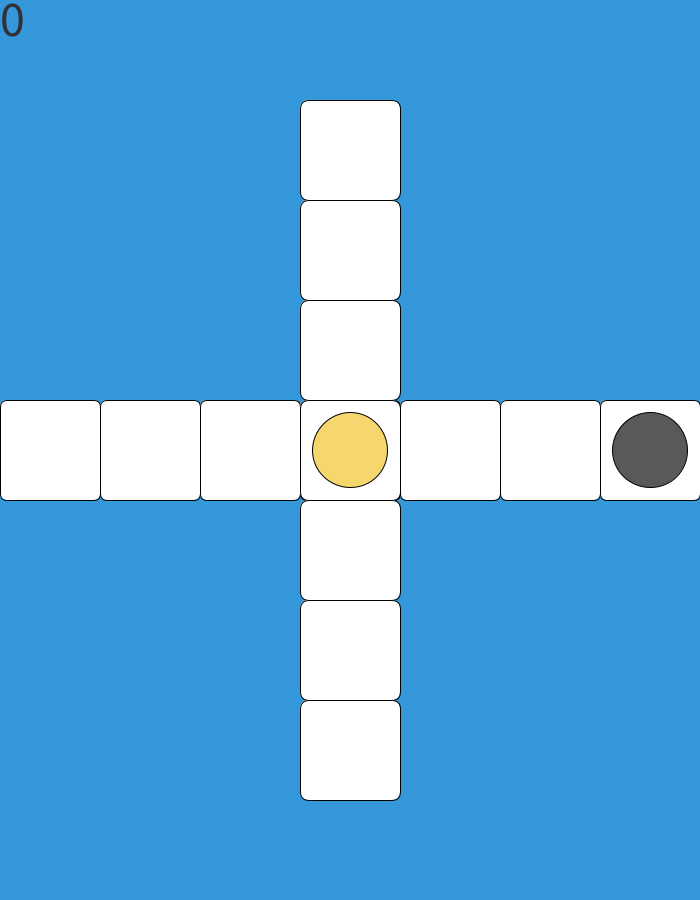
Frame 1 (no input)
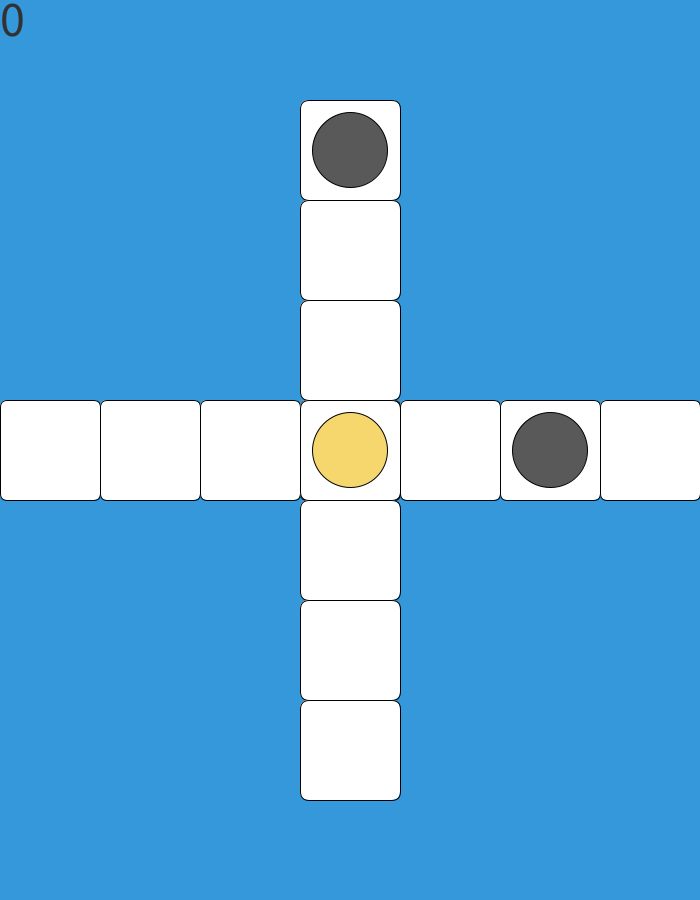
Frame 60 (the mouse pressed at the canvas centre just before this capture)
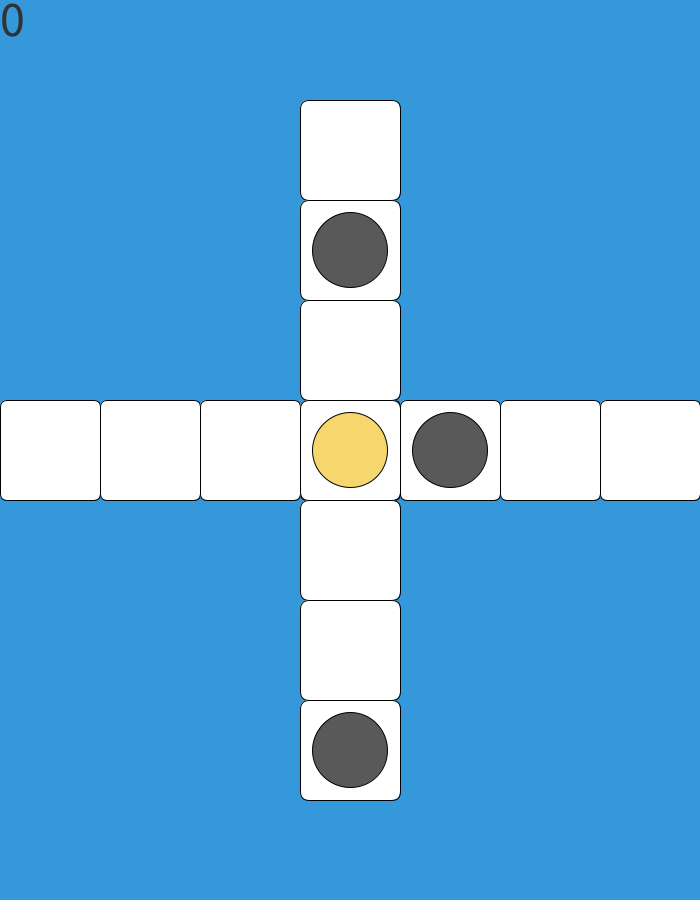
Frame 120 (the mouse held since frame 60 and released just before this capture)

The Processing sketch that drew these frames (run headless with seeded random() and noise(); from frame 60 on, the mouse is pressed at the canvas centre):

// Processing sketch: Fury
// ── Fury.pde
Player player;

int game_time = 0;
int attack_time = 0;
int attack_speed = 150;

boolean done = false;
void setup(){
  
  int width = 700;
  int height = 900;
  size(700, 900);
  
  drawBoard();
  player = new Player();
  delay(1000);
}

void draw(){
  
  float speed = map(player.points, 0, 250, 750, 250);
  
  if(!player.dead){
    if(millis()-game_time>=speed){
      drawBoard();
      player.update();
      game_time = millis();
    }
  }
  
}

void drawBoard(){
  background(#3498DB);
  fill(#FFFFFF);
  rectMode(CENTER);  
  
  for(int i=0; i<8; i++){
    rect(50 + i*100, height/2 , 100, 100, 7);
  }
  
  for(int i=0; i<7; i++){
    rect(width/2, 150 + i*100, 100, 100, 9);
  }
}

void keyPressed() {
  if (key == CODED && millis()-attack_time >= attack_speed) {
    
    if (keyCode == UP) {
      player.swing_up();
    } else if (keyCode == DOWN) {
      player.swing_down();
    } else if (keyCode == LEFT) {
      player.swing_left();
    } else if (keyCode == RIGHT) {
      player.swing_right();
    }
    attack_time = millis();
  }
  
  if(player.dead && (key==RETURN || key==ENTER)){
      player = new Player();
  }
    
}




  

// ── Bear.pde
class Bear{
  
  int xpos;
  int ypos;
  int direction;
  int size = 75;
  boolean dead;
  
  Bear(){
    
      dead = false;
      direction = int(random(0,4));    
    
      switch(direction){
        case 0: //left
          xpos = 50;
          ypos = height/2;
          break;  
        case 1: //up
          xpos = width/2;
          ypos = 150;
          break;
        case 2: //right
          xpos = width-50;
          ypos = height/2;
          break;       
        case 3: //down
          xpos = width/2;
          ypos = height-150;
          break;
      }
      
    fill(#595959);
    ellipse(xpos,ypos,size,size);
                
  }
  
  void move(){
      
    if(!dead){
      
      switch(direction){
        case 0: //left
          xpos += 100;
          break;  
        case 1: //up
          ypos += 100;
          break;
        case 2: //right
          xpos -= 100;
          break;       
        case 3: //down
          ypos -= 100;
          break;
      }
      
    }
  }
  
  
  void display(){
    fill(#595959);
    ellipse(xpos,ypos,size,size);
  }
}
  
  

// ── Player.pde
class Player{
  ArrayList<Bear> bears = new ArrayList<Bear>();
  boolean dead;
  int xpos = width/2;    
  int ypos = height/2;
  int size = 75;
  int tick = 0;
  int time = 0;
  int points = 0;
  
  Player(){
    dead = false;
    fill(#F5D76E);
    ellipse(xpos, ypos, size, size);
  }
  
  void draw_player(){
    fill(#F5D76E);
    ellipse(xpos, ypos, size, size);
  }
  
  void swing_left(){
    Strike strike = new Strike(0);
    check_swing(strike);
  }
  
  void swing_right(){
    Strike strike = new Strike(2);
    check_swing(strike);
  }
  
  void swing_up(){
    Strike strike = new Strike(1);
    check_swing(strike);
  }
  
  void swing_down(){
    Strike strike = new Strike(3);
    check_swing(strike);
  }
  
  void check_swing(Strike strike){
    for( int i=0; i<this.bears.size()-1;i++){
      Bear bear = this.bears.get(i);
      if(bear.xpos == strike.xpos && bear.ypos == strike.ypos){
        bear.dead = true;
        bears.remove(i);
        points++;
      }
    }
  }
  
  void display_points(){
    fill(50);
    rectMode(CENTER);
    textSize(50);
    text(str(points), 50, 50, 100, 100);  // Text wraps within text box
  }
  
  //---------------------------------------------------BEAR STUFF HERE----------------------------------------------------------------------------
  void add_bear(){
    bears.add(new Bear());
  }
  
  void check_status(){
    for ( int i = 0; i < this.bears.size()-1; i++){
      if(this.bears.get(i).xpos == this.xpos && this.bears.get(i).ypos == this.ypos){
        this.dead = true;
        fill(#B20000);
        ellipse(this.xpos, this.ypos, size,size);
      }
    }
  }
  
  void move_bears(){
    for( int i=0; i<this.bears.size()-1;i++){
      Bear bear = this.bears.get(i);
      bear.move();
    }
  }
  
  void show_bears(){
    for( int i=0; i<this.bears.size()-1;i++){
      Bear bear = this.bears.get(i);
      bear.display();
    }
  }
  
  //-------------------------------------------------------------------MAIN CALL FUNCTION--------------------------------------------------------------------------------
  
  void update(){
    
    player.draw_player();
    if(!dead){
      add_bear();
      move_bears();
      show_bears();
      check_status();
      display_points();
    }
    
  }
  
  
  
  
  
}

// ── Strike.pde
class Strike{
  int xpos;
  int ypos;
  int lr_mod;
  int ud_mod;
  int strike_width;
  int strike_height;
  
  Strike(int direction){
    
    switch(direction){
        case 0: //left
          lr_mod = -100;
          ud_mod = 0;
          strike_width = 100;
          strike_height = 25;
          break;  
        case 1: //up
          lr_mod = 0;
          ud_mod = -100;
          strike_width = 25;
          strike_height = 100;
          break;
        case 2: //right
          lr_mod = 100;
          ud_mod = 0;
          strike_width = 100;
          strike_height = 25;
          break;       
        case 3: //down
          lr_mod = 0;
          ud_mod = 100;
          strike_width = 25;
          strike_height = 100;
          break;
      }
      
    xpos = width/2 + lr_mod;
    ypos = height/2 + ud_mod;
    
    fill(#D3D3D3);
    rectMode(CENTER);
    rect(xpos, ypos, strike_width, strike_height, 5);
    
  }
  
}
